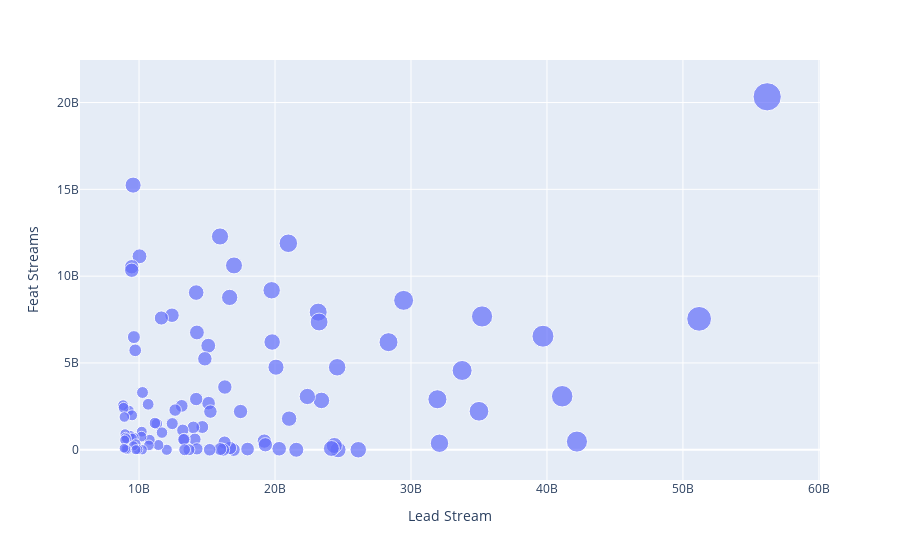

Notebook code cell kept with this figure:
### Code cell
import plotly.express as px

# trazar gráfico de burbujas con plotly
fig = px.scatter(df, x='Lead Stream', y='Feat Streams', size='Total Streams', hover_name='Artist')

# mostrar el gráfico
fig.show()
